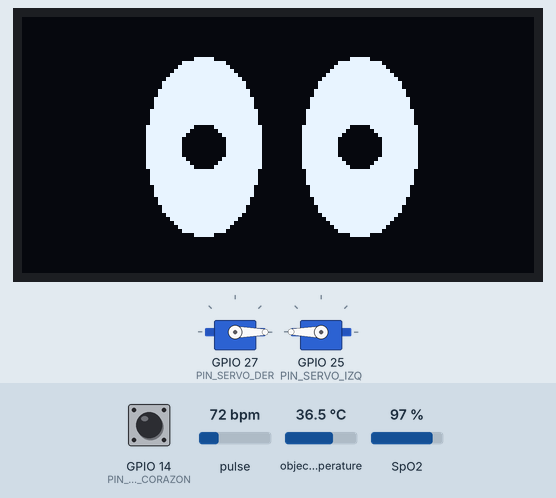
A sketch run on a simulated ESP32. Shown: 2 × servo, 128×64 one-colour display. The test bench sets the inputs (shaded band); at power-on: GPIO 14 (PIN_BTN_CORAZON) HIGH, pulse 72 bpm, object temperature 36.5 °C, SpO2 97 %. Random numbers use the default seed unless the sketch sets one; the audio player accepts every command and is not drawn.

Above: at 2.1 s.
2.2 s: GPIO 14 (PIN_BTN_CORAZON) pulled LOW for 0.15 s
At 2.7 s:
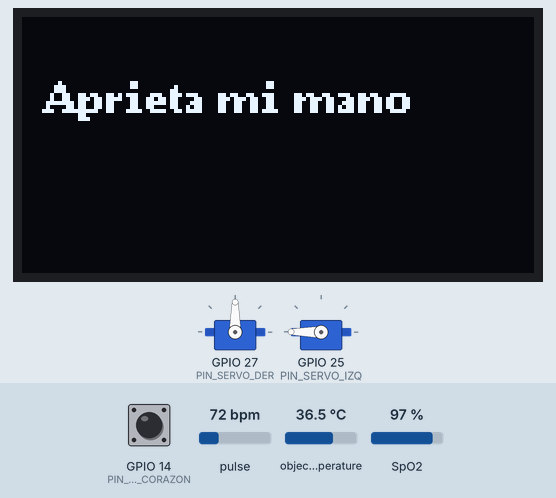
At 5.1 s:
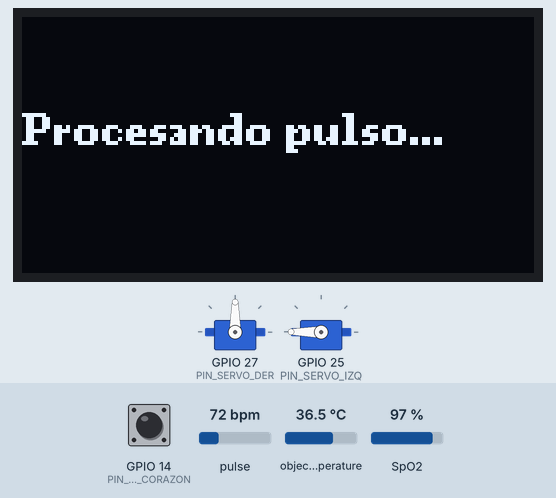
5.3 s: pulse set to 42 bpm
At 8.3 s:
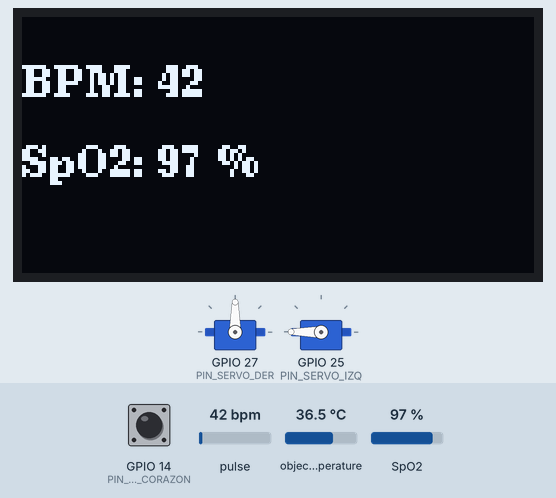
Timing chart, 0 to 25.5 s (numbered marks = the images above; inputs shaded):
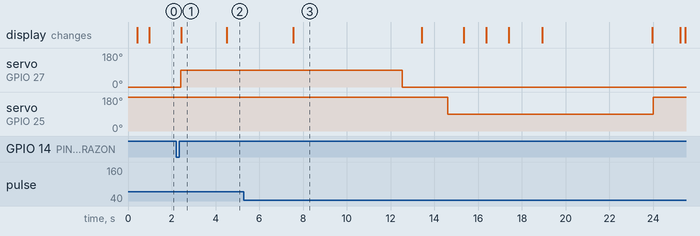

The sketch:

ALMAcondossensores.ino
```cpp
/*
  ALMA – Data Raiders – World Robot Olympiad 2025
  ------------------------------------------------

  - OFFSET de temperatura configurable (+6.0 ºC) para compensar lecturas del MLX90614.
  - Pausa con cuenta atrás (3-2-1) antes de medir temperatura.
  - Flujo: Pulso → baja brazo dcho → anuncia temperatura → sube brazo izq → mide temperatura → gracias.


  - Un solo bus I2C (SDA=21, SCL=22) a 100 kHz para MAX30102 + MLX90614.
  - Servo izquierdo montado en espejo → inversión por software (sin tocar mecánica).
  - Máquina de estados clara para separar UX / lógica / hardware.
*/

#include <Wire.h>                 // Bus I2C para MAX30102 y MLX90614
#include "MAX30105.h"             // Librería MAX30102/MAX30105 (SparkFun)
#include "spo2_algorithm.h"       // Algoritmo Maxim para SpO2 y BPM
#include <U8g2lib.h>              // Pantalla OLED SSD1309 (SPI)
#include <ESP32Servo.h>           // Servos en ESP32
#include <HardwareSerial.h>       // UARTs adicionales
#include "DFRobotDFPlayerMini.h"  // DFPlayer Mini (MP3)
#include <esp_system.h>           // randomSeed(esp_random())
#include <Adafruit_MLX90614.h>    // Sensor IR MLX90614 (temperatura)

// ======================= CONFIGURACIÓN DE PINES =======================
// Botón principal (inicia secuencia completa de medición)
const int PIN_BTN_CORAZON = 14;

// DFPlayer en UART2 (mantiene libre Serial principal)
const int DF_TX_PIN  = 32;        // ESP32 TX  -> RX DFPlayer
const int DF_RX_PIN  = 33;        // ESP32 RX  <- TX DFPlayer
const int DF_BUSY_PIN = -1;       // Opcional: 34 si conectáis BUSY (LOW=play)

// OLED SSD1309 (SPI por hardware):
// SCK=18, MOSI=23 (hardware). CS=5, DC=16, RST=17
U8G2_SSD1309_128X64_NONAME0_F_4W_HW_SPI display(U8G2_R0, /*CS*/5, /*DC*/16, /*RST*/17);

// Servos (brazos)
const int PIN_SERVO_DER = 27;     // Brazo derecho (pulso)
const int PIN_SERVO_IZQ = 25;     // Brazo izquierdo (temperatura)

// I2C compartido para MAX30102 y MLX90614
const int PIN_I2C_SDA = 21;
const int PIN_I2C_SCL = 22;

// ======================= AUDIO (Índices DFPlayer) ====================
// Sólo mantenemos los imprescindibles
const int START_MP3_IDX  = 1;     // /mp3/0001.mp3 (inicio medición de pulso)
const int END_MP3_IDX    = 2;     // /mp3/0002.mp3 (agradecimiento final)
const int TEMP_MP3_INDEX = 15;    // /mp3/0015.mp3 (“voy a medir tu temperatura”)

// Clips aleatorios en reposo (para dar vida al robot)
const unsigned long INTERVALO_MENSAJES = 180000UL;  // cada 3 min
const int IDLE_MIN_INDEX = 3;       // /mp3/0003.mp3
const int IDLE_MAX_INDEX = 14;      // /mp3/0014.mp3

// ======================= OBJETOS DE HARDWARE ==========================
MAX30105 particleSensor;           // MAX30102
Adafruit_MLX90614 mlx;             // MLX90614

HardwareSerial mp3Serial(2);       // UART2 para DFPlayer
DFRobotDFPlayerMini dfplayer;      // Control DFPlayer

Servo brazoServoDer;               // Servo derecho (pulso)
Servo brazoServoIzq;               // Servo izquierdo (temperatura)

// ======================= VARIABLES DE MEDIDA ==========================
// Buffers y resultados para algoritmo Maxim (SpO2/BPM)
uint32_t irBuffer[75];
uint32_t redBuffer[75];
int32_t  bufferLength = 75;
int32_t  spo2, heartRate;
int8_t   validSPO2 = 0, validHeartRate = 0;

// ======================= AJUSTES DE TEMPERATURA =======================
// Offset para compensar lecturas del MLX90614 (AJUSTABLE)
const double TEMP_OFFSET_C = 8.0;  // ← suma 8.0 ºC al valor medido

// ======================= ESTADOS DEL SISTEMA ==========================
enum Estado {
  ESPERA,                // Ojos animados + espera botón
  MEDIR_PULSO,           // Captura MAX30102
  MOSTRAR_PULSO,         // Muestra BPM/SpO2
  BAJAR_BRAZO_DER,       // Transición mecánica
  ANUNCIO_TEMPERATURA,   // Audio informativo
  SUBIR_BRAZO_IZQ,       // Transición mecánica
  PREP_TEMPERATURA,      // Cuenta atrás 3-2-1
  MEDIR_TEMPERATURA,     // Captura MLX90614 (+offset)
  MOSTRAR_TEMPERATURA,   // Muestra ºC
  GRACIAS                // Audio final + bajar brazo izq
};
Estado estado = ESPERA;

// Temporizadores
unsigned long ultimoMensaje = 0;       // Para mensajes idle
unsigned long tiempoMostrarDatos = 0;  // Para pantallas de 5 s
int ultimoIdle = 0;                     // Evitar repetir clip idle

// ======================= CALIBRACIÓN DE SERVOS ========================
// Ángulos lógicos del brazo derecho (ajustad si roza topes)
const int RIGHT_DOWN = 0;
const int RIGHT_UP   = 90;

// Brazo izquierdo montado en espejo → invertir por software
const bool LEFT_INVERT = true;

// Helpers: mover brazos por “lógica” (arriba/abajo) en vez de grados crudos
void setRightArm(bool up) {
  brazoServoDer.write(up ? RIGHT_UP : RIGHT_DOWN);
}
void setLeftArm(bool up) {
  int angle = up ? RIGHT_UP : RIGHT_DOWN;   // mismo rango lógico
  if (LEFT_INVERT) angle = 180 - angle;     // inversión por montaje en espejo
  brazoServoIzq.write(angle);
}

// ======================= PROTOTIPOS DE FUNCIONES ======================
bool dfIsPlaying();
void scheduleNextIdle();
void reproducirIdleAleatorio();
void playStartClip();
void playEndClip();
void playTempClip();

// ================================ SETUP ===============================
void setup() {
  Serial.begin(115200);
  delay(400);

  // Entrada botón principal (si preferís PULLUP, cambiáis wiring y lógica)
  pinMode(PIN_BTN_CORAZON, INPUT);
  if (DF_BUSY_PIN >= 0) pinMode(DF_BUSY_PIN, INPUT);

  // I2C único (100 kHz) para MAX30102 + MLX90614
  Wire.begin(PIN_I2C_SDA, PIN_I2C_SCL, 100000);

  // Servos: adjuntar y bajar ambos al inicio
  brazoServoDer.attach(PIN_SERVO_DER);
  brazoServoIzq.attach(PIN_SERVO_IZQ);
  setRightArm(false);
  setLeftArm(false);

  // Pantalla
  display.begin();
  display.enableUTF8Print();

  // MAX30102
  if (!particleSensor.begin(Wire, I2C_SPEED_STANDARD)) {
    display.clearBuffer();
    display.setFont(u8g2_font_ncenB08_tr);
    display.drawStr(0, 24, "MAX30102 no detectado!");
    display.sendBuffer();
    while (1) { delay(10); }
  }
  // Config estándar para SpO2 y BPM
  particleSensor.setup(60, 4, 2, 100, 411, 4096);

  // MLX90614
  if (!mlx.begin()) {
    display.clearBuffer();
    display.setFont(u8g2_font_ncenB08_tr);
    display.drawStr(0, 12, "MLX90614 no detectado");
    display.sendBuffer();
    while (1) { delay(10); }
  }

  // DFPlayer
  mp3Serial.begin(9600, SERIAL_8N1, DF_RX_PIN, DF_TX_PIN);
  if (!dfplayer.begin(mp3Serial, true, true)) {
    display.clearBuffer();
    display.setFont(u8g2_font_ncenB08_tr);
    display.drawStr(0, 12, "DFPlayer no detectado");
    display.sendBuffer();
  } else {
    dfplayer.setTimeOut(500);
    dfplayer.volume(30);            // 0..30
    dfplayer.EQ(DFPLAYER_EQ_NORMAL);
  }

  randomSeed(esp_random());
  scheduleNextIdle();               // arranca temporizador de clips idle
}

// ================================ LOOP ================================
void loop() {
  unsigned long ahora = millis();

  // Clips aleatorios en reposo (cada 3 min, si no hay audio sonando)
  if (estado == ESPERA && (ahora - ultimoMensaje > INTERVALO_MENSAJES)) {
    reproducirIdleAleatorio();
  }

  switch (estado) {
    case ESPERA: {
      // Ojos animados con parpadeo
      static unsigned long uParp = 0;
      static bool parp = false;
      static unsigned long tParp = 0;
      unsigned long t = millis();
      if (!parp && t - uParp > 3000) { parp = true; tParp = t; }

      display.clearBuffer();
      int ojo1_x = 84, ojo2_x = 45, ojos_y = 32, w = 28, h = 44, r = 5;
      if (parp) {
        display.drawHLine(ojo1_x - w/2, ojos_y, w);
        display.drawHLine(ojo2_x - w/2, ojos_y, w);
        if (t - tParp > 200) { parp = false; uParp = t; }
      } else {
        display.setDrawColor(1);
        display.drawFilledEllipse(ojo1_x, ojos_y, w/2, h/2);
        display.drawFilledEllipse(ojo2_x, ojos_y, w/2, h/2);
        display.setDrawColor(0);
        display.drawDisc(ojo1_x, ojos_y, r);
        display.drawDisc(ojo2_x, ojos_y, r);
        display.setDrawColor(1);
      }
      display.sendBuffer();

      // Botón principal: inicia medición de pulso
      if (digitalRead(PIN_BTN_CORAZON) == LOW) {
        delay(200);                 // antirrebote
        estado = MEDIR_PULSO;
        setRightArm(true);          // sube brazo derecho

        display.clearBuffer();
        display.setFont(u8g2_font_ncenB08_tr);
        display.drawStr(0, 24, "  Aprieta mi mano ❤");
        display.sendBuffer();

        playStartClip();            // /mp3/0001.mp3
        delay(2000);                // deja oír el mensaje
      }
      break;
    }

    case MEDIR_PULSO:
      // Capturamos muestras hasta que el algoritmo devuelva valores válidos
      display.clearBuffer();
      display.setFont(u8g2_font_ncenB08_tr);
      display.drawStr(0, 32, "Procesando pulso...");
      display.sendBuffer();

      do {
        for (byte i = 0; i < bufferLength; i++) {
          while (!particleSensor.available()) particleSensor.check();
          redBuffer[i] = particleSensor.getRed();
          irBuffer[i]  = particleSensor.getIR();
          particleSensor.nextSample();
        }
        maxim_heart_rate_and_oxygen_saturation(
          irBuffer, bufferLength, redBuffer,
          &spo2, &validSPO2, &heartRate, &validHeartRate
        );
      } while (!(validHeartRate && validSPO2 && heartRate > 20 && spo2 < 100));

      // Filtro de cortesía: si BPM > 140, mostramos un valor plausible
      if (heartRate > 140) heartRate = random(90, 111);  // 90..110

      estado = MOSTRAR_PULSO;
      tiempoMostrarDatos = millis();
      break;

    case MOSTRAR_PULSO:
      // Pantalla: BPM y SpO2 durante ~5 s
      display.clearBuffer();
      display.setFont(u8g2_font_ncenB08_tr);
      display.setCursor(0, 20);
      display.print("BPM: ");
      display.print(heartRate);
      display.setCursor(0, 40);
      display.print("SpO2: ");
      display.print(spo2);
      display.print(" %");
      display.sendBuffer();

      if (millis() - tiempoMostrarDatos > 5000UL) {
        estado = BAJAR_BRAZO_DER;
      }
      break;

    case BAJAR_BRAZO_DER:
      setRightArm(false);     // baja brazo derecho
      delay(800);
      estado = ANUNCIO_TEMPERATURA;
      break;

    case ANUNCIO_TEMPERATURA:
      // Audio informativo antes de medir temperatura
      playTempClip();         // /mp3/0011.mp3
      display.clearBuffer();
      display.setFont(u8g2_font_ncenB08_tr);
      display.drawStr(0, 24, "Preparando temperatura...");
      display.sendBuffer();
      delay(1200);
      estado = SUBIR_BRAZO_IZQ;
      break;

    case SUBIR_BRAZO_IZQ:
      setLeftArm(true);       // sube brazo izquierdo (invertido por software)
      delay(700);
      estado = PREP_TEMPERATURA;  // Pausa con cuenta atrás
      break;

    case PREP_TEMPERATURA: {
      // Cuenta atrás visible 3-2-1 para acercarse al sensor (3–5 cm)
      for (int i = 3; i >= 1; i--) {
        display.clearBuffer();
        display.setFont(u8g2_font_ncenB08_tr);
        display.drawStr(0, 18, "Acerca tu frente a");
        display.drawStr(0, 34, "3-5 cm del sensor");
        display.setFont(u8g2_font_ncenB10_tr);
        display.setCursor(100, 60);
        display.print(i);
        display.sendBuffer();
        delay(1000);
      }
      estado = MEDIR_TEMPERATURA;
      break;
    }

    case MEDIR_TEMPERATURA: {
      // Lectura con promedio para suavizar ruido
      const int N = 10;
      double sum = 0;
      for (int i = 0; i < N; i++) {
        sum += mlx.readObjectTempC();   // valor “crudo” del MLX (sin offset)
        delay(50);
      }
      double rawC = sum / N;

      // Segunda pasada si sale algo fuera de rango plausible (crudo)
      if (rawC < 25 || rawC > 45) {
        const int M = 10;
        sum = 0;
        for (int i = 0; i < M; i++) { sum += mlx.readObjectTempC(); delay(30); }
        rawC = sum / M;
      }

      // Aplicamos el OFFSET acordado (+6 ºC por defecto)
      double tempC = rawC + TEMP_OFFSET_C;

      // Mostramos el resultado ya compensado y pasamos a MOSTRAR_TEMPERATURA
      display.clearBuffer();
      display.setFont(u8g2_font_ncenB08_tr);
      display.setCursor(0, 28);
      display.print("Temp: ");
      display.print(tempC, 1);
      display.print(" C");
      display.sendBuffer();

      tiempoMostrarDatos = millis();
      estado = MOSTRAR_TEMPERATURA;
      break;
    }

    case MOSTRAR_TEMPERATURA:
      // Mantenemos en pantalla ~5 s
      if (millis() - tiempoMostrarDatos > 5000UL) {
        estado = GRACIAS;
      }
      break;

    case GRACIAS:
      // Mensaje final + audio + bajar brazo izq
      display.clearBuffer();
      display.setFont(u8g2_font_ncenB10_tr);
      display.drawStr(0, 32, "¡Muchas gracias!");
      display.sendBuffer();

      playEndClip();          // /mp3/0002.mp3
      setLeftArm(false);      // baja brazo izquierdo
      delay(1200);
      estado = ESPERA;
      break;
  }

  // Mantener DFPlayer ágil: lee y descarta eventos internos si los hay
  if (dfplayer.available()) {
    uint8_t t = dfplayer.readType();
    int v = dfplayer.read();
    (void)t; (void)v;
  }
}

// ====================== FUNCIONES DE AUDIO/IDLE =======================

bool dfIsPlaying() {
  if (DF_BUSY_PIN >= 0) return digitalRead(DF_BUSY_PIN) == LOW; // LOW=play
  int st = dfplayer.readState(); // 0 stop, 1 play, 2 pause, -1 sin resp.
  return (st == 1);
}

void scheduleNextIdle() { ultimoMensaje = millis(); }

// /mp3/0001.mp3
void playStartClip() {
  dfplayer.stop(); delay(20);
  dfplayer.playMp3Folder(START_MP3_IDX);
  scheduleNextIdle();
}

// /mp3/0002.mp3
void playEndClip() {
  dfplayer.stop(); delay(20);
  dfplayer.playMp3Folder(END_MP3_IDX);
  scheduleNextIdle();
}

// /mp3/0011.mp3 (anuncio temperatura)
void playTempClip() {
  dfplayer.stop(); delay(20);
  dfplayer.playMp3Folder(TEMP_MP3_INDEX);
  scheduleNextIdle();
}

// En reposo: aleatorio entre 0003..0009, evitando repetir el último
void reproducirIdleAleatorio() {
  if (dfIsPlaying()) { scheduleNextIdle(); return; }
  int span = (IDLE_MAX_INDEX - IDLE_MIN_INDEX + 1);
  if (span <= 0) { scheduleNextIdle(); return; }

  int nextIdx, intentos = 0;
  do {
    nextIdx = random(IDLE_MIN_INDEX, IDLE_MAX_INDEX + 1);
    intentos++;
  } while (nextIdx == ultimoIdle && span > 1 && intentos < 5);

  dfplayer.stop(); delay(20);
  dfplayer.playMp3Folder(nextIdx);
  ultimoIdle = nextIdx;
  scheduleNextIdle();
}
```

Measured:
- after the input at 2.2 s, servo on GPIO 27 (PIN_SERVO_DER): 0° → 90° after 0.20 s
- what the display in image 1 shows lasts 2.1 s, from 2.4 s to 4.5 s
